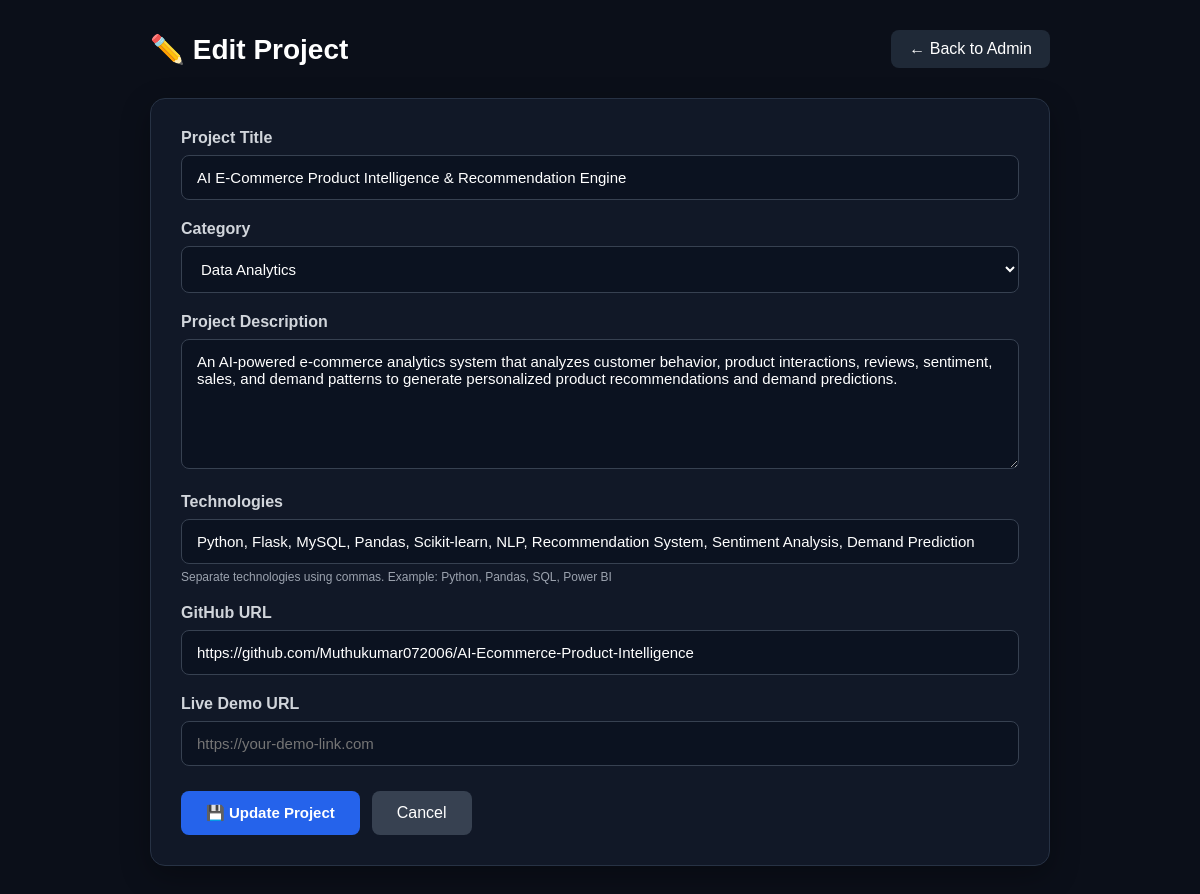
The page /edit-project/2 (signed in) on the database its author committed.
### tables this page shows
CREATE TABLE projects (
            id INTEGER PRIMARY KEY AUTOINCREMENT,
            title TEXT NOT NULL,
            category TEXT NOT NULL,
            desc TEXT NOT NULL,
            tech TEXT NOT NULL,
            github TEXT,
            demo TEXT
        );

### app.py (the view)
@app.route('/edit-project/<int:project_id>', methods=['GET'])
def edit_project(project_id):
    if not is_logged_in():
        return redirect(url_for('login'))
    conn = get_db_connection()
    cursor = conn.cursor()
    cursor.execute(
        '''
        SELECT
            id,
            title,
            category,
            desc,
            tech,
            github,
            demo
        FROM projects
        WHERE id = ?
        ''',
        (project_id,)
    )
    project = cursor.fetchone()
    conn.close()
    if not project:
        flash('Project not found!')
        return redirect(url_for('admin'))
    return render_template(
        'edit_project.html',
        project=project
    )

### app.py (called while the page is built)
def get_db_connection():
    conn = sqlite3.connect(DB_PATH)
    conn.row_factory = sqlite3.Row
    return conn

def is_logged_in():
    return session.get('logged_in', False)

### templates/edit_project.html (shortened to what this page needs)
<!DOCTYPE html>
<html lang="en">
<head>
</head>
<body>
<div class="container">
    <div class="header">
        <h1>✏️ Edit Project</h1>
        <a href="{{ url_for('admin') }}" class="back-btn">
            ← Back to Admin
        </a>
    </div>
    <div class="card">
        <form method="POST"
              action="{{ url_for('update_project', project_id=project[0]) }}">
            <div class="form-group">
                <label for="title">Project Title</label>
                <input
                    type="text"
                    id="title"
                    name="title"
                    value="{{ project[1] }}"
                    required
                >
            </div>
            <div class="form-group">
                <label for="category">Category</label>
                <select id="category" name="category" required>
                    <option value="Data Analytics"
                        {% if project[2] == 'Data Analytics' %}selected{% endif %}>
                        Data Analytics
                    </option>
                </select>
            </div>
            <div class="form-group">
                <label for="desc">Project Description</label>
                <textarea
                    id="desc"
                    name="desc"
                    required
                >{{ project[3] }}</textarea>
            </div>
            <div class="form-group">
                <label for="tech">Technologies</label>
                <input
                    type="text"
                    id="tech"
                    name="tech"
                    value="{{ project[4] }}"
                    required
                >
                <div class="help-text">
                    Separate technologies using commas.
                    Example: Python, Pandas, SQL, Power BI
                </div>
            </div>
            <div class="form-group">
                <label for="github">GitHub URL</label>
                <input
                    type="url"
                    id="github"
                    name="github"
                    value="{{ project[5] or '' }}"
                    placeholder="https://github.com/username/project"
                >
            </div>
            <div class="form-group">
                <label for="demo">Live Demo URL</label>
                <input
                    type="url"
                    id="demo"
                    name="demo"
                    value="{{ project[6] or '' }}"
                    placeholder="https://your-demo-link.com"
                >
            </div>
            <div class="buttons">
                <button type="submit" class="update-btn">
                    💾 Update Project
                </button>
                <a href="{{ url_for('admin') }}" class="cancel-btn">
                    Cancel
                </a>
            </div>
        </form>
    </div>
</div>
</body>
</html>

### templates/edit_project.html (style rules this page uses)
* { margin: 0; padding: 0; box-sizing: border-box; font-family: Arial, sans-serif; }
body { background: #0b0f19; color: #ffffff; min-height: 100vh; padding: 30px; }
.container { max-width: 900px; margin: auto; }
.header { display: flex; justify-content: space-between; align-items: center; margin-bottom: 30px; }
.header h1 { font-size: 28px; }
.back-btn { text-decoration: none; color: #fff; background: #1f2937; padding: 10px 18px; border-radius: 8px; }
.card { background: #111827; border: 1px solid #273244; border-radius: 15px; padding: 30px; box-shadow: 0 10px 30px rgba(0,0,0,0.3); }
.form-group { margin-bottom: 20px; }
label { display: block; margin-bottom: 8px; font-weight: bold; color: #d1d5db; }
input, textarea, select { width: 100%; padding: 13px 15px; background: #0b1220; color: #ffffff; border: 1px solid #374151; border-radius: 8px; outline: none; font-size: 15px; }
textarea { min-height: 130px; resize: vertical; }
.help-text { font-size: 12px; color: #9ca3af; margin-top: 6px; }
.buttons { display: flex; gap: 12px; margin-top: 25px; }
.update-btn { border: none; background: #2563eb; color: white; padding: 13px 25px; border-radius: 8px; cursor: pointer; font-size: 15px; font-weight: bold; }
.cancel-btn { text-decoration: none; background: #374151; color: white; padding: 13px 25px; border-radius: 8px; }

### rows shown on the page
projects: title "AI E-Commerce Product Intelligence & Recommendation Engine", category "Data Analytics", desc "An AI-powered e-commerce analytics system that analyzes customer behavior, product interactions, reviews, sentiment, sales, and demand patterns to generate personalized product recommendations and demand predictions.", tech "Python, Flask, MySQL, Pandas, Scikit-learn, NLP, Recommendation System, Sentiment Analysis, Demand Prediction", github "https://github.com/Muthukumar072006/AI-Ecommerce-Product-Intelligence"
